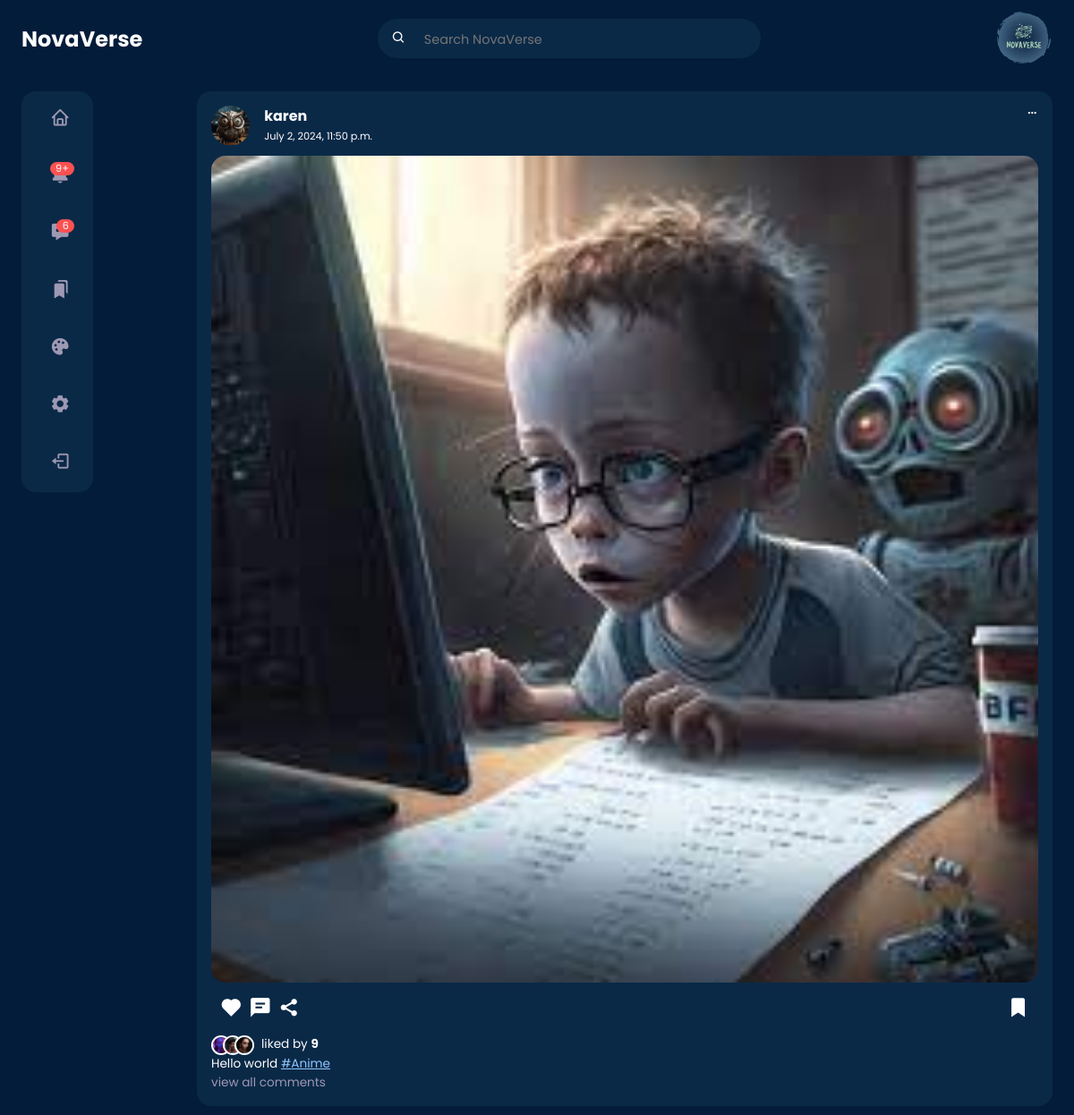
The page /saved/ (signed in) on the database its author committed.
### post/models.py (models this page shows, shortened)
class Post(models.Model):
    id = models.UUIDField(primary_key=True, default=uuid.uuid4, editable=False)
    picture = models.ImageField(
        upload_to=user_directory_path, verbose_name="Picture", null=True
    )
    caption = models.CharField(max_length=10000, verbose_name="Caption")
    posted = models.DateTimeField(auto_now_add=True)
    tags = models.ManyToManyField(Tag, related_name="tags")
    user = models.ForeignKey(User, on_delete=models.CASCADE)
    likes = models.IntegerField(default=0)

class Tag(models.Model):
    title = models.CharField(max_length=100, verbose_name="Tag")
    slug = models.SlugField(null=False, unique=True, default=uuid.uuid1)
    class Meta:
        verbose_name = "Tag"
        verbose_name_plural = "Tags"

### userauth/models.py (models this page shows, shortened)
class Profile(models.Model):
    user = models.OneToOneField(User, on_delete=models.CASCADE)
    first_name = models.CharField(max_length=100, null=True, blank=True)
    last_name = models.CharField(max_length=100, null=True, blank=True)
    location = models.CharField(max_length=100, null=True, blank=True)
    url = models.URLField(max_length=1000, null=True, blank=True)
    bio = models.TextField(max_length=200, null=True, blank=True)
    created = models.DateField(auto_now_add=True)
    picture = models.ImageField(
        upload_to=user_directory_path,
        null=True,
        blank=True,
        verbose_name="profile-Picture",
    )
    favourite = models.ManyToManyField(Post)

### post/views.py (the view)
# urls.py: path("saved/", views.bookmark, name="saved"),
@login_required
def bookmark(request):
    user = request.user
    profile = Profile.objects.get(user=user)
    post_items = profile.favourite.all()
    profile = Profile.objects.get(user=user)
    posts_with_profile = []
    for post in post_items:
        post_user_profile = Profile.objects.get(user=post.user)
        post_data = {
            "post": post,
            "user_profile": post_user_profile,
        }
        posts_with_profile.append(post_data)
    context = {
        "posts_with_profile": posts_with_profile,
        "profile": profile,
    }
    return render(request, "bookmarks.html", context)

### templates/bookmarks.html (shortened to what this page needs)
{% load static %}
<!DOCTYPE html>
<html lang="en">
<head>
	<link rel="stylesheet" href="{% static 'style/home.css' %}">
	<link href='https://unpkg.com/boxicons@2.1.4/css/boxicons.min.css' rel='stylesheet'>
</head>
<body>
	{% include "nav.html" %}
	<main>
		<div class="container">
			<div class="left">
				{% include 'sidebar.html' %}
			</div>
			<div class="middle">
				<div class="feeds">
					{% for item in posts_with_profile %}
					<div class="feed">
						<div class="head">
							<div class="user">
								<div class="profile-photo">
									<img src="{{ item.user_profile.picture.url }}">
								</div>
								<div class="info">
									<a href="{% url 'profile' item.post.user.username %}">
										<h3>{{ item.post.user.username }}</h3>
									</a>
									<small>{{ item.post.posted }}</small>
								</div>
							</div>
							<span class="edit">
								<i class='bx bx-dots-horizontal-rounded'></i>
							</span>
						</div>
						<div class="photo">
							<a href="{% url 'post-detail' item.post.id %}"><img src="{{ item.post.picture.url }}"></a>
						</div>
						<div class="action-buttons">
							<div class="interaction-buttons">
								<span>
									<a href="{% url 'like' item.post.id %}" class="like-button"
										data-id="{{ item.post.id }}">
										<i id="like-icon-{{ item.post.id }}"
											class='bx bxs-heart {% if item.post.user_liked %} liked {% endif %}'></i>
									</a>
								</span>
								<span><i class='bx bxs-comment-detail'></i></span>
								<span><i class='bx bxs-share-alt'></i></span>
							</div>
							<div class="bookmark">
								<span>
									<a href="{% url 'favourite' item.post.id %}" class="favourite-button"
										data-id="{{item.post.id}}">
										<i class='bx bxs-bookmark'></i>
									</a>
								</span>
							</div>
						</div>
						<div class="liked-by">
							<span><img src="{% static 'img/profile-10.jpg' %}"></span>
							<span><img src="{% static 'img/profile-11.jpg' %}"></span>
							<span><img src="{% static 'img/profile-12.jpg' %}"></span>
							<p>liked by <b id="like-count-{{ item.post.id }}"> {{ item.post.likes }}
								</b></p>
						</div>
						<div class="caption">
							<p>
								{{item.post.caption}}
								{% for tag in item.post.tags.all %}
								<a href="{{tag.get_absolute_url}}"><span class="harsh-tag">
										#{{tag.title}}</span></a>
								{% endfor %}
							</p>
						</div>
						<div class="comment text-muted">
							view all comments
						</div>
					</div>
					{% endfor %}
				</div>
			</div>
		</div>
	</main>
</body>
</html>

### static/style/home.css (style rules this page uses)
:root { --primary-color-hue: 210; --btn-color: hsl(var(--primary-color-hue), 100%, 78%); --colour-white: hsl(252, 30%, 100%); --colour-light: hsl(252, 30%, 95%); --colour-gray: hsl(252, 15%, 65%); --colour-primary: hsl(213, 89%, 12%); --colour-primary-theme: 10, 41, 73; --colour-secondary: hsl(210, 75%, 16%); --colour-success: hsl(120, 95%, 65%); --colour-danger: hsl(0, 95%, 65%); --border-radius: 2rem; --card-border-radius: 1rem; --btn-padding: 0.6rem 2rem; --search-padding: 0.6rem 1rem; --card-padding: 1rem; --sticky-top-left: 5.4rem; --sticky-top-right: -18rem; --test: hsl(270, 89%, 12%); --test: hsl(270, 89%, 16%); }
* { margin: 0; padding: 0; outline: 0; box-sizing: border-box; font-family: "Poppins", sans-serif; text-decoration: none; border: none; list-style: none; }
a { text-decoration: none; color: inherit; }
body { color: var(--colour-white); background: var(--colour-primary); overflow-x: hidden; }
.container { width: 90%; margin: 0 auto; }
.profile-photo { width: 2.7rem; aspect-ratio: 1/1; border-radius: 50%; overflow: hidden; }
img { display: block; width: 100%; }
.text-muted { color: var(--colour-gray); }
main { position: relative; top: 5.4rem; }
main .container { display: grid; grid-template-columns: 18vw auto 20vw; column-gap: 2rem; position: relative; }
main .container .left { height: max-content; position: sticky; top: var(--sticky-top-left); }
.middle .feeds .feed { background: var(--colour-secondary); border-radius: var(--card-border-radius); padding: var(--card-padding); margin: 1rem 0; font-size: 0.85rem; line-height: 1.5; }
.middle .feed .head { display: flex; justify-content: space-between; }
.middle .feed .user { display: flex; gap: 1rem; }
.middle .feed .photo { border-radius: var(--card-border-radius); overflow: hidden; margin: 0.7rem 0; }
.middle .feed .action-buttons { display: flex; justify-content: space-between; align-items: center; font-size: 1.6rem; margin: 0.6rem; }
.middle .feed .liked-by { display: flex; }
.middle .feed .liked-by span { width: 1.4rem; height: 1.4rem; display: block; border-radius: 50%; overflow: hidden; border: 2px solid white; margin-left: -0.6rem; }
.middle .feed .liked-by span:first-child { margin: 0; }
.middle .feed .liked-by p { margin-left: 0.5rem; }
.middle .feed .caption a { text-decoration: underline; color: var(--btn-color); }
@media screen and (max-width: 1200px) { .container { width: 96%; } }
@media screen and (max-width: 1200px) { main .container { grid-template-columns: 5rem auto 30vw; gap: 1rem; } }
@media screen and (max-width: 1200px) { .left { width: 5rem; z-index: 5; } }

### templates/bookmarks.html (style rules this page uses)
main .container { grid-template-columns: 15vw auto; }

### rows shown on the page
Post: user_profile.picture (picture), post.user.username "karen", post.posted "July 2, 2024, 11:50 p.m.", post.picture (picture), post.likes "9", post.caption "Hello world"
Tag: title "Anime"
